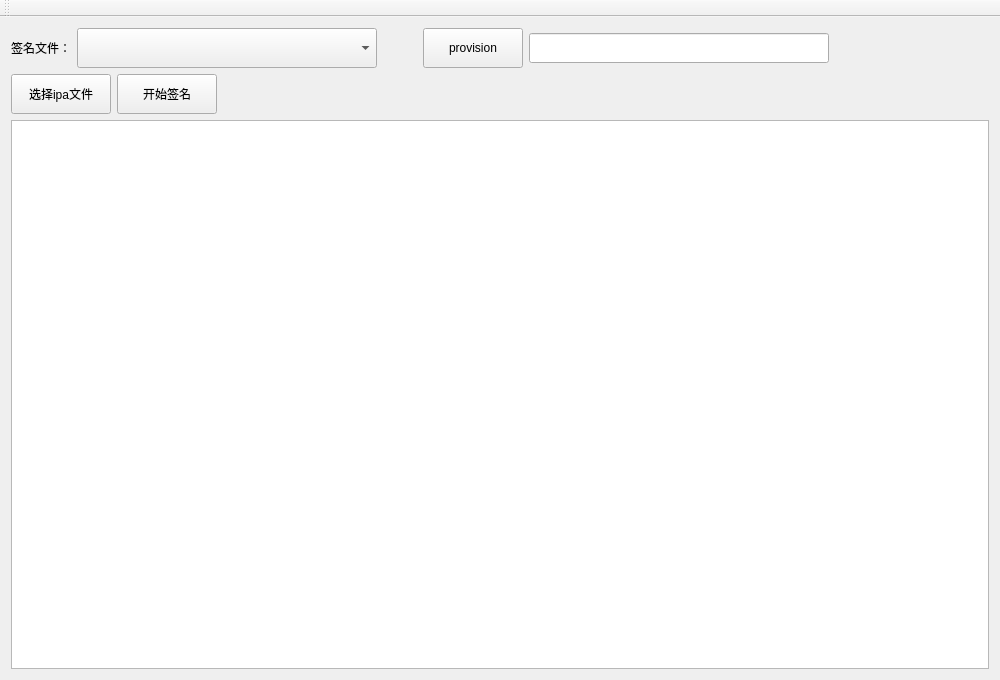
<?xml version="1.0" encoding="UTF-8"?>
<ui version="4.0">
 <class>Signature</class>
 <widget class="QMainWindow" name="Signature">
  <property name="geometry">
   <rect>
    <x>0</x>
    <y>0</y>
    <width>1000</width>
    <height>680</height>
   </rect>
  </property>
  <property name="windowTitle">
   <string>Signature</string>
  </property>
  <widget class="QWidget" name="centralWidget">
   <layout class="QGridLayout" name="gridLayout">
    <item row="0" column="0">
     <layout class="QHBoxLayout" name="horizontalLayout">
      <item>
       <widget class="QLabel" name="label_identity">
        <property name="text">
         <string>签名文件：</string>
        </property>
       </widget>
      </item>
      <item>
       <widget class="QComboBox" name="comboBox_sign_file">
        <property name="minimumSize">
         <size>
          <width>300</width>
          <height>40</height>
         </size>
        </property>
        <property name="maximumSize">
         <size>
          <width>300</width>
          <height>40</height>
         </size>
        </property>
       </widget>
      </item>
      <item>
       <spacer name="horizontalSpacer_3">
        <property name="orientation">
         <enum>Qt::Horizontal</enum>
        </property>
        <property name="sizeType">
         <enum>QSizePolicy::Fixed</enum>
        </property>
        <property name="sizeHint" stdset="0">
         <size>
          <width>40</width>
          <height>20</height>
         </size>
        </property>
       </spacer>
      </item>
      <item>
       <widget class="QPushButton" name="pushButton_provision">
        <property name="minimumSize">
         <size>
          <width>100</width>
          <height>40</height>
         </size>
        </property>
        <property name="maximumSize">
         <size>
          <width>100</width>
          <height>40</height>
         </size>
        </property>
        <property name="text">
         <string>provision</string>
        </property>
       </widget>
      </item>
      <item>
       <widget class="QLineEdit" name="lineEdit_provision">
        <property name="minimumSize">
         <size>
          <width>300</width>
          <height>30</height>
         </size>
        </property>
        <property name="maximumSize">
         <size>
          <width>300</width>
          <height>30</height>
         </size>
        </property>
       </widget>
      </item>
      <item>
       <spacer name="horizontalSpacer_2">
        <property name="orientation">
         <enum>Qt::Horizontal</enum>
        </property>
        <property name="sizeHint" stdset="0">
         <size>
          <width>40</width>
          <height>20</height>
         </size>
        </property>
       </spacer>
      </item>
     </layout>
    </item>
    <item row="1" column="0">
     <layout class="QHBoxLayout" name="horizontalLayout_2">
      <item>
       <widget class="QPushButton" name="pushButton_file">
        <property name="minimumSize">
         <size>
          <width>100</width>
          <height>40</height>
         </size>
        </property>
        <property name="maximumSize">
         <size>
          <width>100</width>
          <height>40</height>
         </size>
        </property>
        <property name="text">
         <string>选择ipa文件</string>
        </property>
       </widget>
      </item>
      <item>
       <widget class="QPushButton" name="pushButton_start">
        <property name="minimumSize">
         <size>
          <width>100</width>
          <height>40</height>
         </size>
        </property>
        <property name="maximumSize">
         <size>
          <width>100</width>
          <height>40</height>
         </size>
        </property>
        <property name="text">
         <string>开始签名</string>
        </property>
       </widget>
      </item>
      <item>
       <spacer name="horizontalSpacer">
        <property name="orientation">
         <enum>Qt::Horizontal</enum>
        </property>
        <property name="sizeHint" stdset="0">
         <size>
          <width>40</width>
          <height>20</height>
         </size>
        </property>
       </spacer>
      </item>
     </layout>
    </item>
    <item row="2" column="0">
     <widget class="QTableView" name="tableView_main"/>
    </item>
   </layout>
  </widget>
  <widget class="QMenuBar" name="menuBar">
   <property name="geometry">
    <rect>
     <x>0</x>
     <y>0</y>
     <width>1000</width>
     <height>22</height>
    </rect>
   </property>
  </widget>
  <widget class="QToolBar" name="mainToolBar">
   <attribute name="toolBarArea">
    <enum>TopToolBarArea</enum>
   </attribute>
   <attribute name="toolBarBreak">
    <bool>false</bool>
   </attribute>
  </widget>
 </widget>
 <layoutdefault spacing="6" margin="11"/>
 <resources/>
 <connections/>
</ui>
